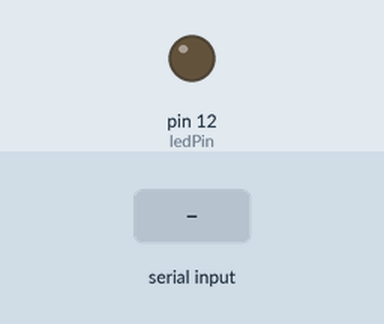
A sketch run on a simulated Arduino Uno, built with avr-gcc and run on an emulated ATmega328P. Parts: output pins drawn as LEDs (lit = HIGH). The inputs (shaded band) are chosen by the test bench.

Above: at 1.2 s.
1.3 s: "a" received over Serial
At 1.7 s:
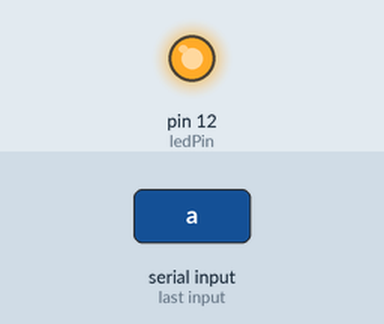
2.8 s: "b" received over Serial
At 4.1 s:
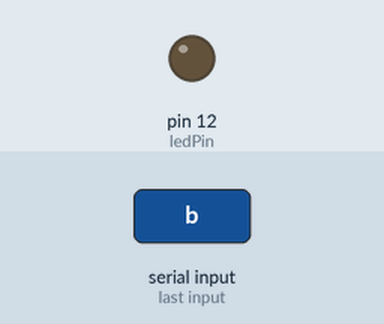
Timing chart, 0 to 5.8 s (numbered marks = the images above; inputs shaded):
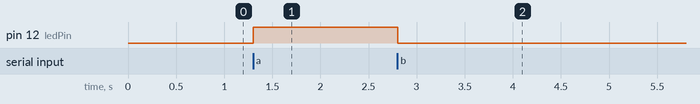

The sketch:

arduino.ino
```cpp
#define ledPin 12

void setup() {
  pinMode(ledPin, OUTPUT);
  Serial.begin(9600);
  while (!Serial);
}

void loop() {
  if (Serial.available()) {
    char caracter = Serial.read();
    if(caracter == 'a'){ digitalWrite(ledPin, HIGH);}
    if(caracter == 'b'){ digitalWrite(ledPin, LOW);}
  }
  delay(1);
}
```

Measured:
- after the input at 1.3 s, pin 12 (ledPin): LOW → HIGH at once
- after the input at 2.8 s, pin 12 (ledPin): HIGH → LOW at once
